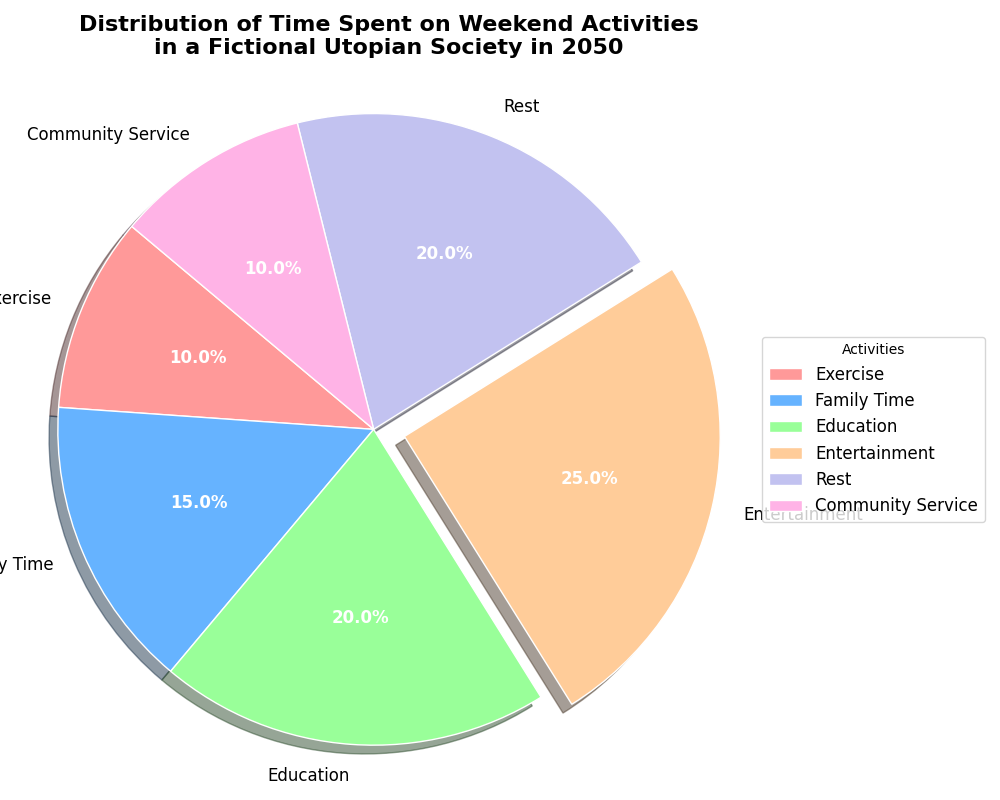

The script that drew this image:
import matplotlib.pyplot as plt
import numpy as np

# Backstory:
# "The Time Spent on Weekend Activities in a Fictional Utopian Society in 2050"
# This chart represents the distribution of time spent on various activities during weekends in a peaceful society in 2050, where people focus on balanced lifestyles and well-being.

# Define the activities and their respective time percentages (in hours)
activities = ['Exercise', 'Family Time', 'Education', 'Entertainment', 'Rest', 'Community Service']
time_spent = [10, 15, 20, 25, 20, 10]  # Adds up to 100%

# Define colors for each segment
colors = ['#ff9999','#66b3ff','#99ff99','#ffcc99','#c2c2f0','#ffb3e6']

# Define explode effect to emphasize 'Entertainment'
explode = (0, 0, 0, 0.1, 0, 0)

# Create the pie chart
fig, ax = plt.subplots(figsize=(10, 8))
wedges, texts, autotexts = ax.pie(
    time_spent, labels=activities, autopct='%1.1f%%', startangle=140,
    colors=colors, explode=explode, shadow=True, wedgeprops=dict(edgecolor='white'))

# Customize autotexts
plt.setp(autotexts, size=12, weight="bold", color='white')
plt.setp(texts, size=12)

# Set title
ax.set_title('Distribution of Time Spent on Weekend Activities\nin a Fictional Utopian Society in 2050', fontsize=16, weight='bold', pad=20)

# Add a legend outside the chart
plt.legend(wedges, activities, title="Activities", loc="center left", bbox_to_anchor=(1, 0, 0.5, 1), fontsize=12)

# Ensure the pie is a circle
ax.axis('equal')

# Automatically adjust layout to prevent overlapping
plt.tight_layout()

# Display the plot
plt.show()
